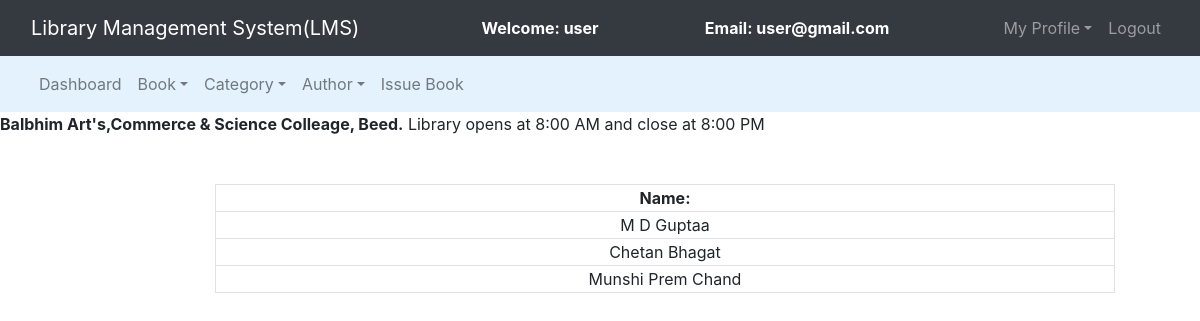
Page /admin/regauth.php (signed in) on the earlier database version.
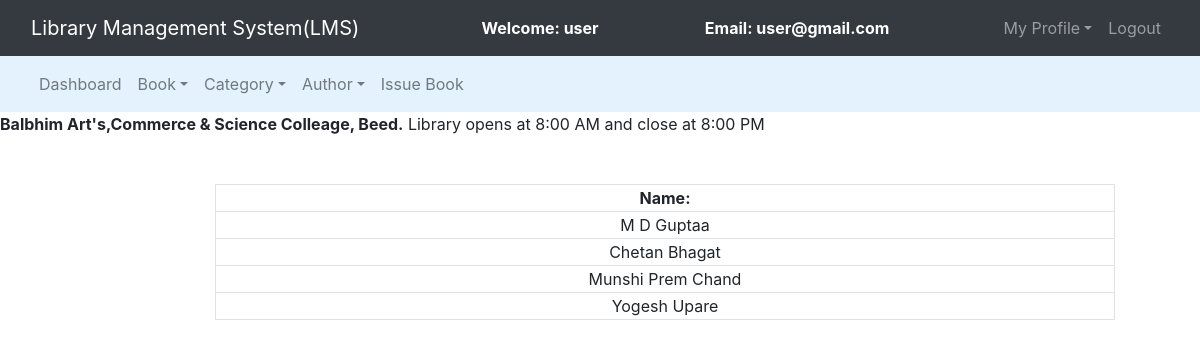
Same page on the later database version.
### tables this page shows
CREATE TABLE `authors` (
  `author_id` int(11) NOT NULL,
  `author_name` varchar(250) NOT NULL
);

### admin/regauth.php (the view, shortened to what this page needs)
<?php
	include 'db_connect.php';
	$query = "select * from authors";
?>
<!DOCTYPE html>
<html>
<head>
	<link rel="stylesheet" type="text/css" href="../bootstrap-4.4.1/css/bootstrap.min.css">
</head>
<body>
	<nav class="navbar navbar-expand-lg navbar-dark bg-dark">
		<div class="container-fluid">
			<div class="navbar-header">
				<a class="navbar-brand" href="index.php">Library Management System(LMS)</a>
			</div>
			<font style="color: white"><span><strong>Welcome: <?php echo $_SESSION['name'];?></strong></span></font>
			<font style="color: white"><span><strong>Email: <?php echo $_SESSION['email'];?></strong></span></font>
			<ul class="nav navbar-nav navbar-right">
				<li class="nav-item dropdown">
					<a class="nav-link dropdown-toggle" data-toggle="dropdown">My Profile</a>
				</li>
				<li class="nav-item"><a class="nav-link" href="../logout.php">Logout</a></li>
			</ul>
		</div>
	</nav>
<nav class="navbar navbar-expand-lg navbar-light" style="background-color: #e3f2fd">
	<div class="container-fluid">
		<ul class="nav navbar-nav navbar-center">
			<li class="nav-item">
				<a href="admin_dashboard.php" class="nav-link">Dashboard</a>
			</li>
			<li class="nav-item dropdown">
				<a class="nav-link dropdown-toggle" data-toggle="dropdown">Book</a>
			</li>
			<li class="nav-item dropdown">
				<a class="nav-link dropdown-toggle" data-toggle="dropdown">Category</a>
			</li>
			<li class="nav-item dropdown">
				<a class="nav-link dropdown-toggle" data-toggle="dropdown">Author</a>
			</li>
			<li class="nav-item">
				<a href="issue_book.php" class="nav-link">Issue Book</a>
			</li>
		</ul>
	</div>
</nav>
<span><marquee><b>Balbhim Art's,Commerce & Science Colleage, Beed.</b> Library opens at 8:00 AM and close at 8:00 PM</marquee></span><br><br>
<div class="container-fluid">
	<div class="row">
	<div class="col-md-2"></div>
	<div class="col-md-8">
		<form>
			<table class="table-bordered" width="900px" style="text-align: center">
				<tr>
					<th>Name:</th>
				</tr>
				<?php
					$query_run = mysqli_query($connection,$query);
					while($row = mysqli_fetch_assoc($query_run)){
						$author_name = $row['author_name'];
				?>
						<tr>
							<td><?php echo $author_name;?></td>
						</tr>
						<?php
					}
				?>
			</table>
		</form>
	</div>
	<div class="col-md-2"></div>
</div>
</body>
</html>

Differences in the rows shown:
added authors: author_name "Yogesh Upare"
